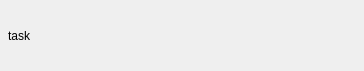
<?xml version="1.0" encoding="UTF-8"?>
<ui version="4.0">
 <class>SpinnerTask</class>
 <widget class="QWidget" name="SpinnerTask">
  <property name="geometry">
   <rect>
    <x>0</x>
    <y>0</y>
    <width>364</width>
    <height>71</height>
   </rect>
  </property>
  <property name="sizePolicy">
   <sizepolicy hsizetype="Expanding" vsizetype="Minimum">
    <horstretch>0</horstretch>
    <verstretch>0</verstretch>
   </sizepolicy>
  </property>
  <property name="windowTitle">
   <string>Form</string>
  </property>
  <layout class="QVBoxLayout" name="verticalLayout">
   <property name="spacing">
    <number>0</number>
   </property>
   <property name="leftMargin">
    <number>8</number>
   </property>
   <property name="topMargin">
    <number>2</number>
   </property>
   <property name="rightMargin">
    <number>8</number>
   </property>
   <property name="bottomMargin">
    <number>2</number>
   </property>
   <item>
    <layout class="QHBoxLayout" name="mainLayout">
     <property name="spacing">
      <number>0</number>
     </property>
     <item>
      <widget class="QLabel" name="task">
       <property name="sizePolicy">
        <sizepolicy hsizetype="Expanding" vsizetype="Minimum">
         <horstretch>0</horstretch>
         <verstretch>0</verstretch>
        </sizepolicy>
       </property>
       <property name="text">
        <string>task</string>
       </property>
      </widget>
     </item>
     <item>
      <widget class="QLabel" name="icon">
       <property name="sizePolicy">
        <sizepolicy hsizetype="Minimum" vsizetype="Minimum">
         <horstretch>0</horstretch>
         <verstretch>0</verstretch>
        </sizepolicy>
       </property>
       <property name="text">
        <string/>
       </property>
       <property name="pixmap">
        <pixmap resource="data.qrc">:/icons/play.svg</pixmap>
       </property>
      </widget>
     </item>
    </layout>
   </item>
  </layout>
 </widget>
 <resources>
  <include location="data.qrc"/>
 </resources>
 <connections/>
</ui>
